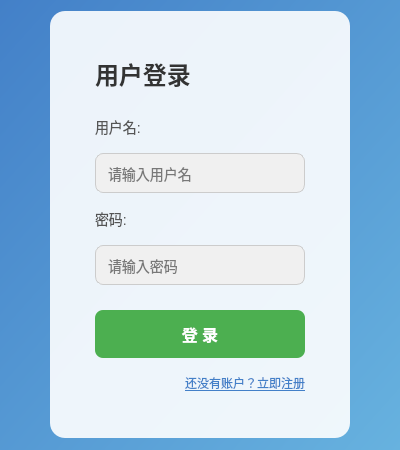
<?xml version="1.0" encoding="UTF-8"?>
<ui version="4.0">
 <class>LoginWindow</class>
 <widget class="QDialog" name="LoginWindow">
  <property name="geometry">
   <rect>
    <x>0</x>
    <y>0</y>
    <width>400</width>
    <height>450</height>
   </rect>
  </property>
  <property name="windowTitle">
   <string>登录</string>
  </property>
  <property name="styleSheet">
   <string notr="true">
QDialog#LoginWindow {
    background-color: qlineargradient(spread:pad, x1:0, y1:0, x2:1, y2:1, stop:0 rgba(67, 128, 200, 255), stop:1 rgba(103, 178, 223, 255)); /* Example gradient background */
}

QFrame#cardFrame {
    background-color: rgba(255, 255, 255, 0.9); /* Semi-transparent white card */
    border-radius: 15px;
    padding: 20px;
}

QLabel#titleLabel {
    font-size: 24px;
    font-weight: bold;
    color: #333;
    qproperty-alignment: AlignCenter;
}

QLabel {
    font-size: 14px;
    color: #555;
}

QLineEdit {
    background-color: #f0f0f0;
    border: 1px solid #ccc;
    border-radius: 8px;
    padding: 10px;
    font-size: 14px;
}

QLineEdit:focus {
    border: 1px solid #4380C8; /* Highlight on focus */
}

QPushButton#loginButton {
    background-color: #4CAF50; /* Green */
    color: white;
    border: none;
    border-radius: 8px;
    padding: 12px;
    font-size: 16px;
    font-weight: bold;
}

QPushButton#loginButton:hover {
    background-color: #45a049;
}

QPushButton#loginButton:pressed {
    background-color: #3e8e41;
}

QPushButton#registerButton {
    background-color: transparent;
    color: #4380C8;
    border: none;
    font-size: 12px;
    text-decoration: underline;
}

QPushButton#registerButton:hover {
    color: #366BA0;
}
   </string>
  </property>
  <layout class="QVBoxLayout" name="verticalLayout_3">
   <item>
    <spacer name="verticalSpacer_top">
     <property name="orientation">
      <enum>Qt::Vertical</enum>
     </property>
     <property name="sizeHint" stdset="0">
      <size>
       <width>20</width>
       <height>40</height>
      </size>
     </property>
    </spacer>
   </item>
   <item>
    <layout class="QHBoxLayout" name="horizontalLayout_2">
     <item>
      <spacer name="horizontalSpacer_left_card">
       <property name="orientation">
        <enum>Qt::Horizontal</enum>
       </property>
       <property name="sizeHint" stdset="0">
        <size>
         <width>40</width>
         <height>20</height>
        </size>
       </property>
      </spacer>
     </item>
     <item>
      <widget class="QFrame" name="cardFrame">
       <property name="minimumSize">
        <size>
         <width>300</width>
         <height>0</height>
        </size>
       </property>
       <property name="maximumSize">
        <size>
         <width>350</width>
         <height>16777215</height>
        </size>
       </property>
       <property name="frameShape">
        <enum>QFrame::StyledPanel</enum>
       </property>
       <property name="frameShadow">
        <enum>QFrame::Raised</enum>
       </property>
       <layout class="QVBoxLayout" name="verticalLayout_2">
        <property name="spacing">
         <number>15</number>
        </property>
        <property name="leftMargin">
         <number>25</number>
        </property>
        <property name="topMargin">
         <number>25</number>
        </property>
        <property name="rightMargin">
         <number>25</number>
        </property>
        <property name="bottomMargin">
         <number>25</number>
        </property>
        <item>
         <widget class="QLabel" name="titleLabel">
          <property name="text">
           <string>用户登录</string>
          </property>
         </widget>
        </item>
        <item>
         <spacer name="verticalSpacer_title_form">
          <property name="orientation">
           <enum>Qt::Vertical</enum>
          </property>
          <property name="sizeType">
           <enum>QSizePolicy::Fixed</enum>
          </property>
          <property name="sizeHint" stdset="0">
           <size>
            <width>20</width>
            <height>10</height>
           </size>
          </property>
         </spacer>
        </item>
        <item>
         <widget class="QLabel" name="usernameLabel">
          <property name="text">
           <string>用户名:</string>
          </property>
         </widget>
        </item>
        <item>
         <widget class="QLineEdit" name="usernameLineEdit">
          <property name="placeholderText">
           <string>请输入用户名</string>
          </property>
         </widget>
        </item>
        <item>
         <widget class="QLabel" name="passwordLabel">
          <property name="text">
           <string>密码:</string>
          </property>
         </widget>
        </item>
        <item>
         <widget class="QLineEdit" name="passwordLineEdit">
          <property name="echoMode">
           <enum>QLineEdit::Password</enum>
          </property>
          <property name="placeholderText">
           <string>请输入密码</string>
          </property>
         </widget>
        </item>
        <item>
         <spacer name="verticalSpacer_form_button">
          <property name="orientation">
           <enum>Qt::Vertical</enum>
          </property>
          <property name="sizeType">
           <enum>QSizePolicy::Fixed</enum>
          </property>
          <property name="sizeHint" stdset="0">
           <size>
            <width>20</width>
            <height>10</height>
           </size>
          </property>
         </spacer>
        </item>
        <item>
         <widget class="QPushButton" name="loginButton">
          <property name="text">
           <string>登 录</string>
          </property>
          <property name="shortcut">
           <string>Return</string>
          </property>
         </widget>
        </item>
        <item>
         <layout class="QHBoxLayout" name="horizontalLayout">
          <item>
           <spacer name="horizontalSpacer">
            <property name="orientation">
             <enum>Qt::Horizontal</enum>
            </property>
            <property name="sizeHint" stdset="0">
             <size>
              <width>40</width>
              <height>20</height>
             </size>
            </property>
           </spacer>
          </item>
          <item>
           <widget class="QPushButton" name="registerButton">
            <property name="text">
             <string>还没有账户？立即注册</string>
            </property>
            <property name="flat">
             <bool>true</bool>
            </property>
           </widget>
          </item>
         </layout>
        </item>
       </layout>
      </widget>
     </item>
     <item>
      <spacer name="horizontalSpacer_right_card">
       <property name="orientation">
        <enum>Qt::Horizontal</enum>
       </property>
       <property name="sizeHint" stdset="0">
        <size>
         <width>40</width>
         <height>20</height>
        </size>
       </property>
      </spacer>
     </item>
    </layout>
   </item>
   <item>
    <spacer name="verticalSpacer_bottom">
     <property name="orientation">
      <enum>Qt::Vertical</enum>
     </property>
     <property name="sizeHint" stdset="0">
      <size>
       <width>20</width>
       <height>40</height>
      </size>
     </property>
    </spacer>
   </item>
  </layout>
 </widget>
 <resources/>
 <connections/>
</ui>
